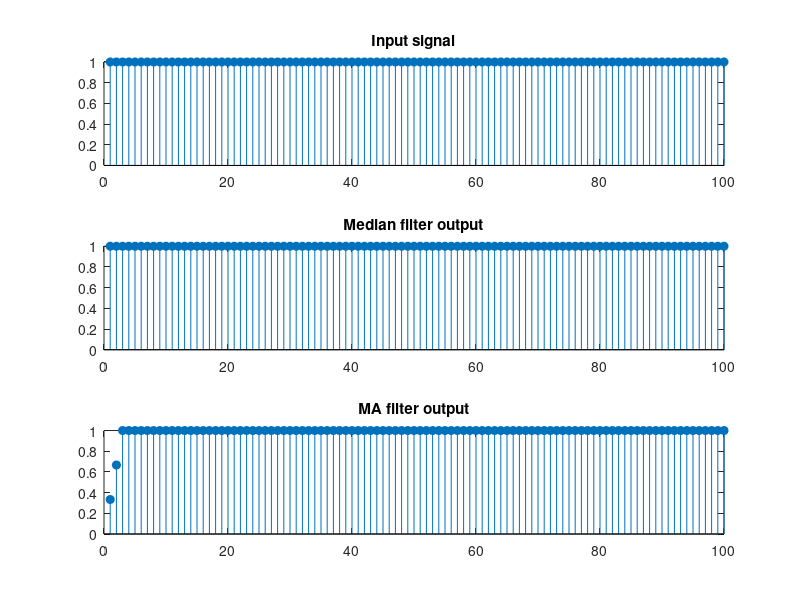

Write the MATLAB code that produced this figure.
%To understand the median filter
clc
clear all
close all
%Step 1: 5Hz sine wave generation
x=ones(1,100);
% x(1,50)=2;
h=[1/3,1/3,1/3];
%To introduce the spike
y=medfilt1(x);
y1=filter(h,1,x);
subplot(3,1,1),stem(x,'filled'),title('Input signal'),
subplot(3,1,2),stem(y,'filled'),title('Median filter output'),
subplot(3,1,3),stem(y1,'filled'),title('MA filter output'),
